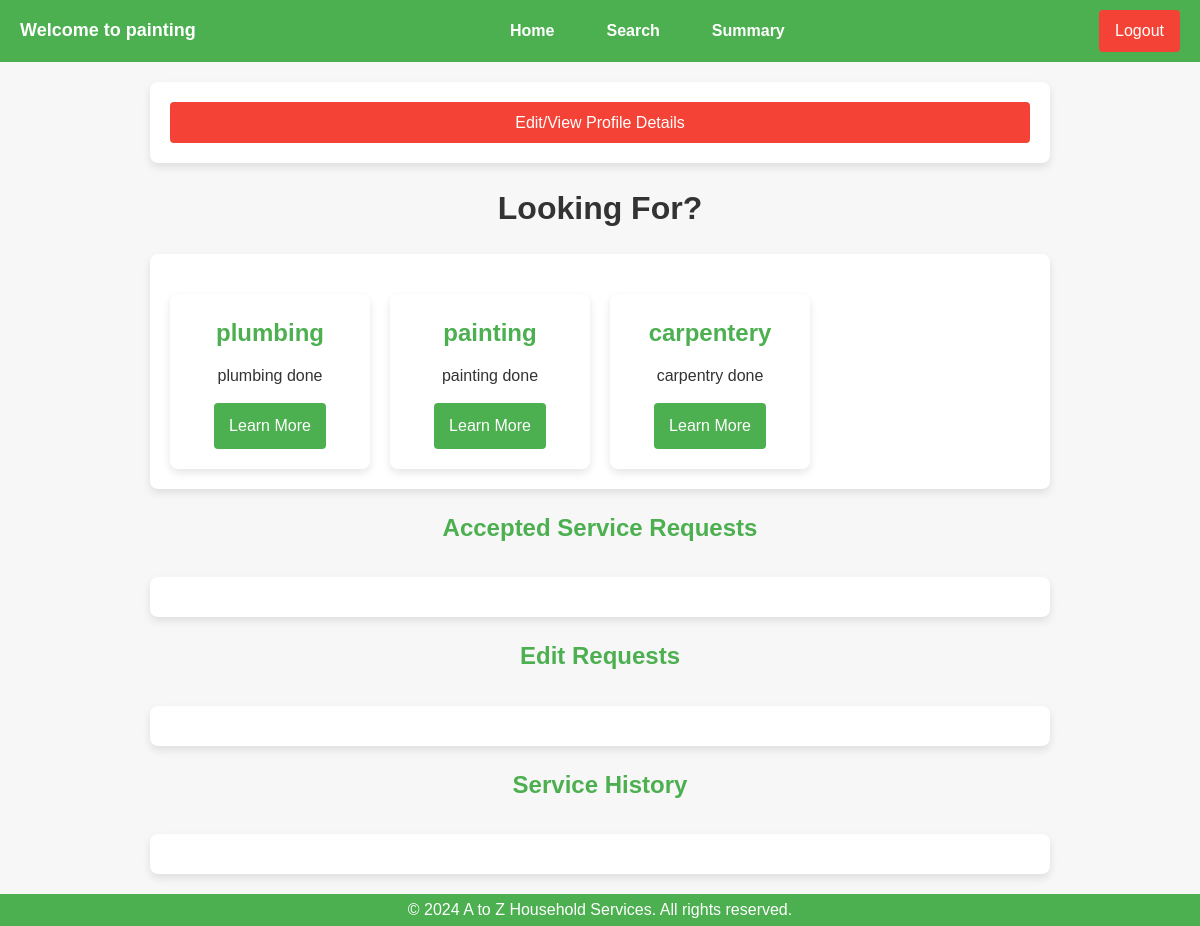
The app's page /dashboard/2/painting with its own data.
### backend/models.py (models this page shows)
class Service(db.Model):
    __tablename__ = 'services'
    id = db.Column(db.Integer, primary_key=True)
    name = db.Column(db.String(120), nullable=False)
    price = db.Column(db.Float, nullable=False)
    time_required = db.Column(db.String(50), nullable=False)  # e.g., "2 hours"
    description = db.Column(db.Text, nullable=True)

### backend/controllers.py (the view, shortened to what this page needs)
@app.route("/dashboard/<id>/<name>")
def dashboard(id,name):
    services = get_services()
    reqs = get_service_requests_for_user(id)
    return render_template("dashboard.html",name=name,id=id,services=services,reqs=reqs)

### backend/controllers.py (called while the page is built)
def get_services():
    services = Service.query.all()
    return services

def get_service_requests_for_user(uid):
    serv_reqs = (
        db.session.query(ServiceRequest)
        .join(Customer, ServiceRequest.customer_id == Customer.id)
        .filter(Customer.id == uid)
        .all()
    )
    for req in serv_reqs:
        print(req)
        req.prof = get_professional(req.professional_id)
        req.service = get_service(req.service_id)
        print(req.prof,req.service)
    return serv_reqs

### templates/dashboard.html (shortened to what this page needs)
<!DOCTYPE html>
<html lang="en">
<head>
    <link rel="stylesheet" href="/static/main.css">
</head>
<body>
<nav class="navbar">
    <div class="navbar-left">
        <span>Welcome to {{name}}</span>
    </div>
    <ul class="navbar-links">
        <li><a href="/dashboard/{{id}}/{{name}}">Home</a></li>
        <li><a href="/search/{{id}}/{{name}}">Search</a></li>
        <li><a href="/customer/summary/{{id}}/{{name}}">Summary</a></li>
    </ul>
    <div class="navbar-right">
        <a href="/" class="btn btn-logout">Logout</a>
    </div>
</nav>
<div class="my-container">
    <a href="/editprofile/{{id}}" class="btn-secondary">Edit/View Profile Details</a>
</div>
<div class="center">
    <h1>Looking For?</h1>
</div>
<div class="my-container">
    <div class="card-container">
    {%if services%}
    {%for service in services%}
        <div class="card">
            <h3>{{service.name}}</h3>
            <p>{{service.description}}</p>
            <a href="/booking/{{name}}/{{id}}/{{service.id}}" class="btn btn-primary">Learn More</a>
        </div>
    {%endfor%}
    {%endif%}
    </div>
</div>
<h3>Accepted Service Requests</h3>
<main class="my-container">
</main>
<h3>Edit Requests</h3>
<main class="my-container">
</main>
<h3>Service History</h3>
<main class="my-container" >
</main>
<footer>
    <p>&copy; 2024 A to Z Household Services. All rights reserved.</p>
</footer>
</body>
</html>

### static/main.css (style rules this page uses)
* { margin: 0; padding: 0; box-sizing: border-box; }
body { font-family: Arial, sans-serif; background-color: #f7f7f7; color: #333; line-height: 1.6; display: flex; flex-direction: column; justify-content:space-between; align-items: center; height: 100vh; }
.btn-secondary { display: inline-block; width: 100%; text-decoration: none; text-align: center; font-size: 16px; background-color: #f44336; color: white; padding: 8px 16px; border-radius: 4px; cursor: pointer; border: none; transition: transform 0.3s ease-in-out }
.navbar { width: 100%; background-color: #4CAF50; padding: 10px 20px; display: flex; justify-content: space-between; align-items: center; position: sticky; top: 0; z-index: 1000; }
.navbar-left { color: white; font-size: 18px; font-weight: bold; }
.navbar-links { list-style: none; display: flex; gap: 20px; }
.navbar-links li { display: inline-block; }
.navbar-links a { color: white; text-decoration: none; font-size: 16px; font-weight: bold; padding: 8px 16px; transition: background-color 0.3s; }
.navbar-right { display: flex; align-items: center; }
.navbar-right .btn-logout { background-color: #f44336; color: white; padding: 8px 16px; border-radius: 4px; cursor: pointer; text-decoration: none; }
.my-container { width: 100%; max-width: 900px; max-height: min-content; margin: 20px auto; padding: 20px; background-color: #ffffff; box-shadow: 0 4px 8px rgba(0, 0, 0, 0.1); border-radius: 8px; }
.center { text-align: center; }
.card-container { display: grid; grid-template-columns: repeat(auto-fill, minmax(200px, 1fr)); gap: 20px; margin-top: 20px; }
.card { background-color: #fff; padding: 20px; border-radius: 8px; box-shadow: 0 4px 8px rgba(0, 0, 0, 0.1); text-align: center; transition: transform 0.3s ease-in-out; }
h3 { color: #4CAF50; font-size: 24px; margin-bottom: 10px; }
.card p { font-size: 16px; margin-bottom: 15px; }
.card a { display: inline-block; background-color: #4CAF50; color: white; padding: 10px 15px; border-radius: 4px; text-decoration: none; font-size: 16px; transition: background-color 0.3s; }
footer { background-color: #4CAF50; color: white; text-align: center; width: 100%; padding: 3px 0; bottom: 0; }

### records on screen
Service: name "painting", description "painting done"
Service: name "plumbing", description "plumbing done"
Service: name "carpentery", description "carpentry done"
